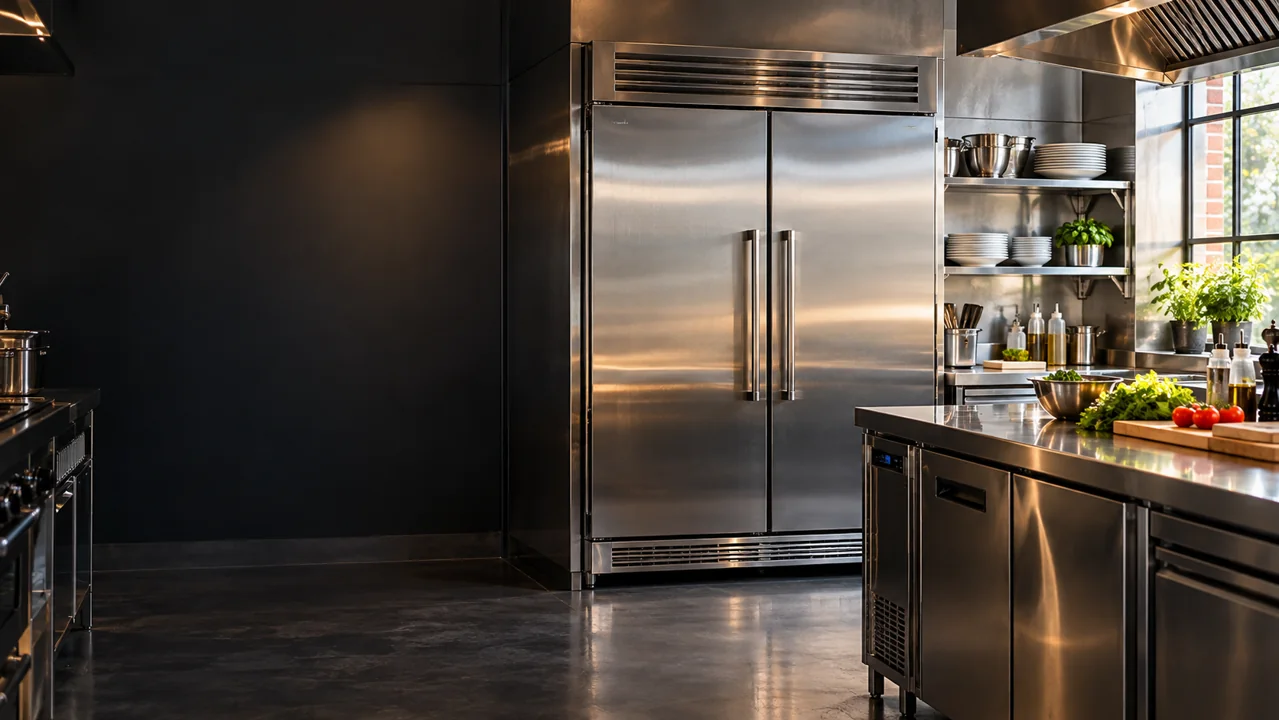
#> input picture images/commercial-refrigeration-kitchen-20261014.webp, 1279 x 720 px
$ python make_og_image.py '#' writes images/og-colddirect-london.jpg '(+' the colddirect-public-html 'mirror)'
#> lines starting #> are read from the running program, lines starting #| are printed output that depends on the picture
#!/usr/bin/env python3
"""Build the 1200x630 JPEG social preview image (og:image / twitter:image) from the homepage hero.

    python tools/make_og_image.py            # writes images/og-colddirect-london.jpg (+ the colddirect-public-html mirror)
    python tools/make_og_image.py --check    # verify the files exist, are identical, valid 1200x630 JPEGs < 300 KB

Source: images/commercial-refrigeration-kitchen-20261014.webp (1279x720, the live homepage hero).
The hero is centre-cropped to the 1.905:1 Open Graph ratio and resized with LANCZOS; JPEG (not WebP) because
Facebook / LinkedIn / WhatsApp / X crawlers render JPEG most reliably. Pure asset tooling - touches no HTML.
"""
import os
import shutil
import struct
import sys

ROOT = os.path.dirname(os.path.dirname(os.path.abspath(__file__)))
SRC = os.path.join(ROOT, "images", "commercial-refrigeration-kitchen-20261014.webp")
NAME = "og-colddirect-london.jpg"
DEST = os.path.join(ROOT, "images", NAME)
MIRROR = os.path.join(ROOT, "colddirect-public-html", "images", NAME)
W, H = 1200, 630
MAX_BYTES = 300 * 1024


def jpeg_size(path):
    """(width, height) from the JPEG SOF marker, or None if the file is not a JPEG. No third-party libraries."""
    with open(path, "rb") as f:
        data = f.read()
    if data[:3] != b"\xff\xd8\xff":
        return None
    i = 2
    while i + 9 < len(data):
        if data[i] != 0xFF:
            i += 1
            continue
        marker = data[i + 1]
        if marker in (0xC0, 0xC1, 0xC2):
            h, w = struct.unpack(">HH", data[i + 5:i + 9])
            return w, h
        if marker in (0xD8, 0x01) or 0xD0 <= marker <= 0xD7:
            i += 2
            continue
        i += 2 + struct.unpack(">H", data[i + 2:i + 4])[0]
    return None


def check():
    problems = []
    for p in (DEST, MIRROR):
        rel = os.path.relpath(p, ROOT)
        if not os.path.isfile(p) or os.path.getsize(p) == 0:
            problems.append("%s missing or empty" % rel)
            continue
        if os.path.getsize(p) > MAX_BYTES:
            problems.append("%s is %d KB (> %d KB)" % (rel, os.path.getsize(p) // 1024, MAX_BYTES // 1024))
        if jpeg_size(p) != (W, H):
            problems.append("%s is not a %dx%d JPEG (%s)" % (rel, W, H, jpeg_size(p)))
    if not problems and open(DEST, "rb").read() != open(MIRROR, "rb").read():
        problems.append("root and mirror copies differ")
    return problems


def build():
    from PIL import Image
    im = Image.open(SRC).convert("RGB")
#> im is the input picture: PIL image 1279x720 RGB; mean R, G, B 76.9, 68.5, 60.5
    sw, sh = im.size
#> sw = 1279; sh = 720
    target = W / H
    if sw / sh > target:                      # too wide: crop the sides
        nw = int(round(sh * target))
        box = ((sw - nw) // 2, 0, (sw - nw) // 2 + nw, sh)
    else:                                     # too tall: crop top/bottom, keep a little more of the upper part
        nh = int(round(sw / target))
#> nh = 671
        top = max(0, int((sh - nh) * 0.4))
#> top = 19
        box = (0, top, sw, top + nh)
#> box = (0, 19, 1279, 690)
    out = im.crop(box).resize((W, H), Image.LANCZOS)
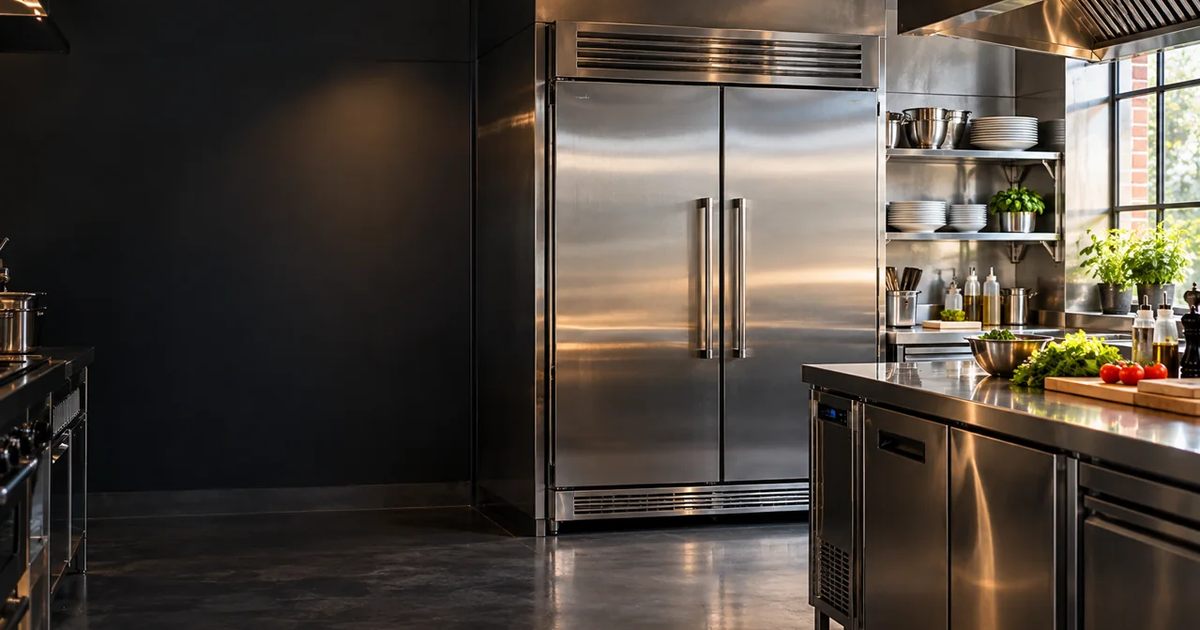
#> out: PIL image 1200x630 RGB; mean R, G, B 77.8, 69.6, 61.6
    for q in (88, 85, 82, 78, 74):
        out.save(DEST, "JPEG", quality=q, optimize=True, progressive=True, subsampling=0 if q >= 85 else 2)
        if os.path.getsize(DEST) <= MAX_BYTES:
            break
    os.makedirs(os.path.dirname(MIRROR), exist_ok=True)
    shutil.copyfile(DEST, MIRROR)
    return (sw, sh), box, os.path.getsize(DEST)


def main():
    if "--check" in sys.argv:
        probs = check()
        print("og image: " + ("OK (%s, %dx%d, %d KB, mirror identical)" % (NAME, W, H, os.path.getsize(DEST) // 1024) if not probs
                              else "PROBLEMS: " + "; ".join(probs)))
        return 1 if probs else 0
    src, box, size = build()
#> src = (1279, 720); box = (0, 19, 1279, 690); size = 146602
    print("source %dx%d -> crop %s -> %dx%d JPEG, %d KB" % (src[0], src[1], box, W, H, size // 1024))
#| source 1279x720 -> crop (0, 19, 1279, 690) -> 1200x630 JPEG, 143 KB
    probs = check()
#> the loop in check, `for p in (DEST, MIRROR):` made 2 passes
#> rel on pass 1: 'images/og-colddirect-london.jpg'
#> after the loop in check, `for p in (DEST, MIRROR):`: problems = []
#> probs = []
    print("check: " + ("OK" if not probs else "; ".join(probs)))
#| check: OK
    return 1 if probs else 0


if __name__ == "__main__":
    sys.exit(main())
#> (the program exits here)

$ run again, with images/adexa-fridge-repair-london.webp copied over images/commercial-refrigeration-kitchen-20261014.webp
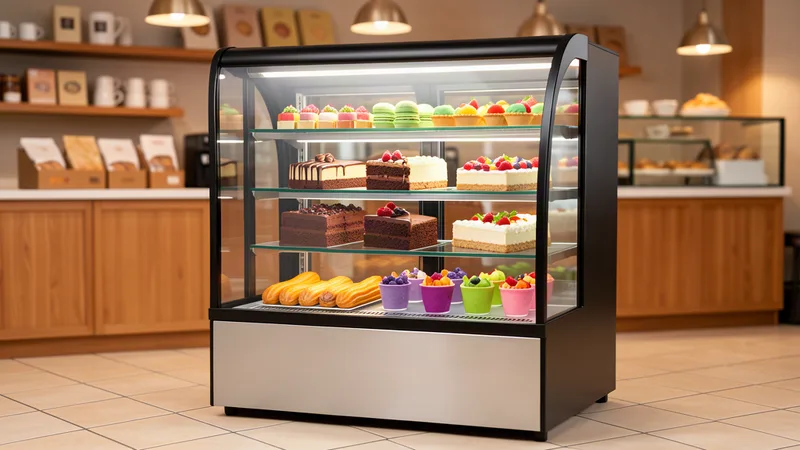
#> input picture images/adexa-fridge-repair-london.webp, 800 x 450 px
#> in build, im is the input picture: PIL image 800x450 RGB; mean R, G, B 157, 120.1, 91.3
#> in build, `out = im.crop(box).resize((W, H), Image.LANCZOS)`:
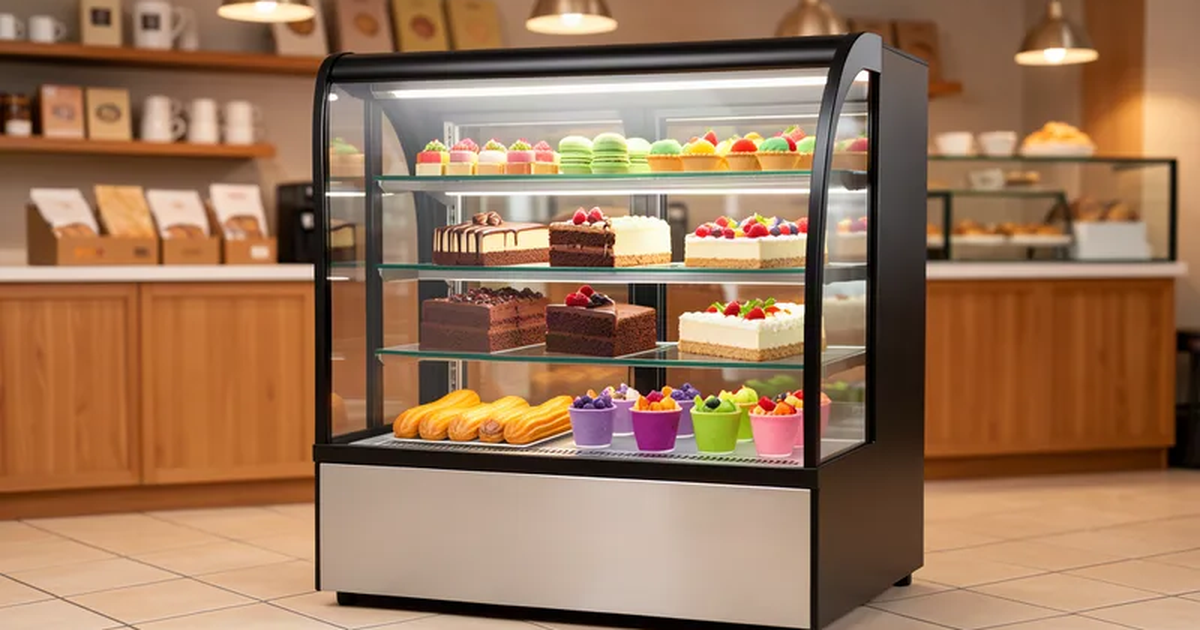
#> out: PIL image 1200x630 RGB; mean R, G, B 155.2, 118, 88.9
#> in main, `src, box, size = build()`: src = (800, 450); box = (0, 12, 800, 432); size = 148636
#| source 800x450 -> crop (0, 12, 800, 432) -> 1200x630 JPEG, 145 KB
#> the loop in check, `for p in (DEST, MIRROR):` made 2 passes
#> rel on pass 1: 'images/og-colddirect-london.jpg'
#> after the loop in check, `for p in (DEST, MIRROR):`: problems = []
#| check: OK

$ run again, with images/adexa-fridge-repair.webp copied over images/commercial-refrigeration-kitchen-20261014.webp
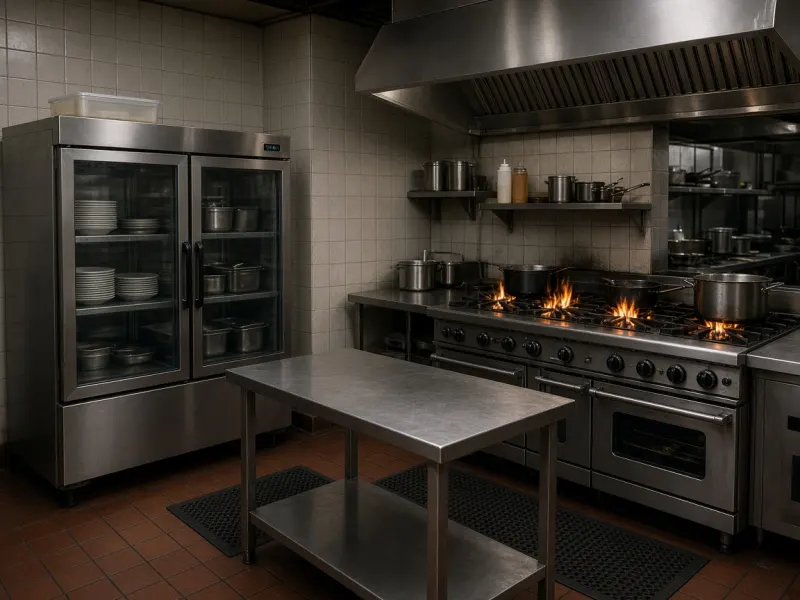
#> input picture images/adexa-fridge-repair.webp, 800 x 600 px
#> in build, im is the input picture: PIL image 800x600 RGB; mean R, G, B 55.2, 49, 41.9
#> in build, `out = im.crop(box).resize((W, H), Image.LANCZOS)`:
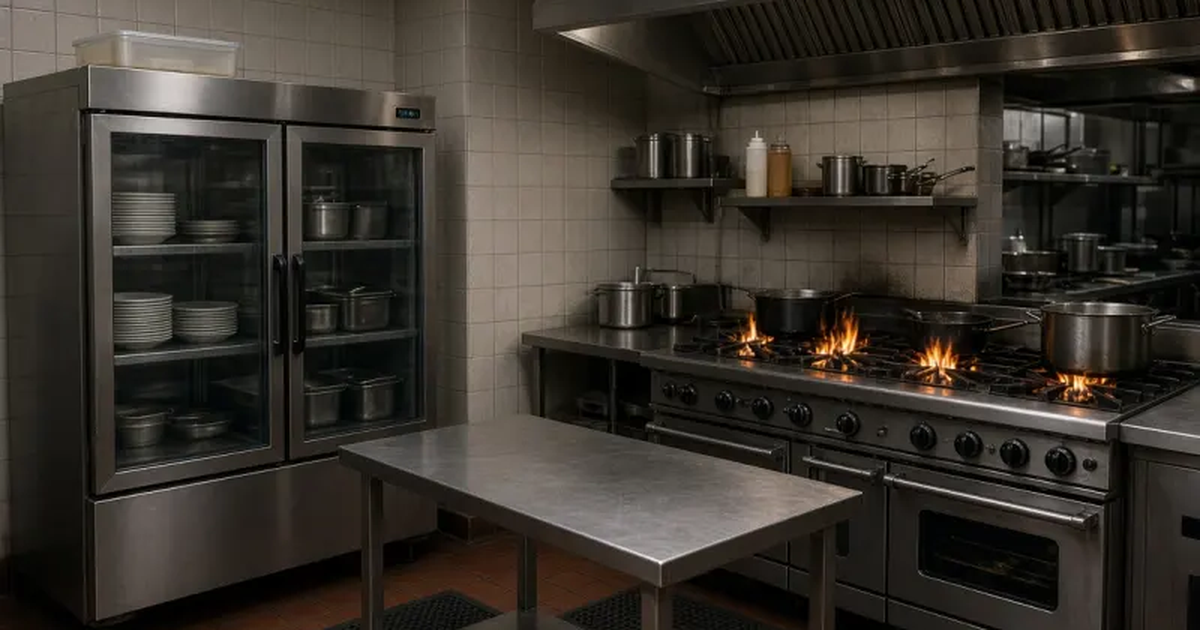
#> out: PIL image 1200x630 RGB; mean R, G, B 55.6, 50.5, 43.5
#> in main, `src, box, size = build()`: src = (800, 600); box = (0, 72, 800, 492); size = 125994
#| source 800x600 -> crop (0, 72, 800, 492) -> 1200x630 JPEG, 123 KB
#> the loop in check, `for p in (DEST, MIRROR):` made 2 passes
#> rel on pass 1: 'images/og-colddirect-london.jpg'
#> after the loop in check, `for p in (DEST, MIRROR):`: problems = []
#| check: OK
